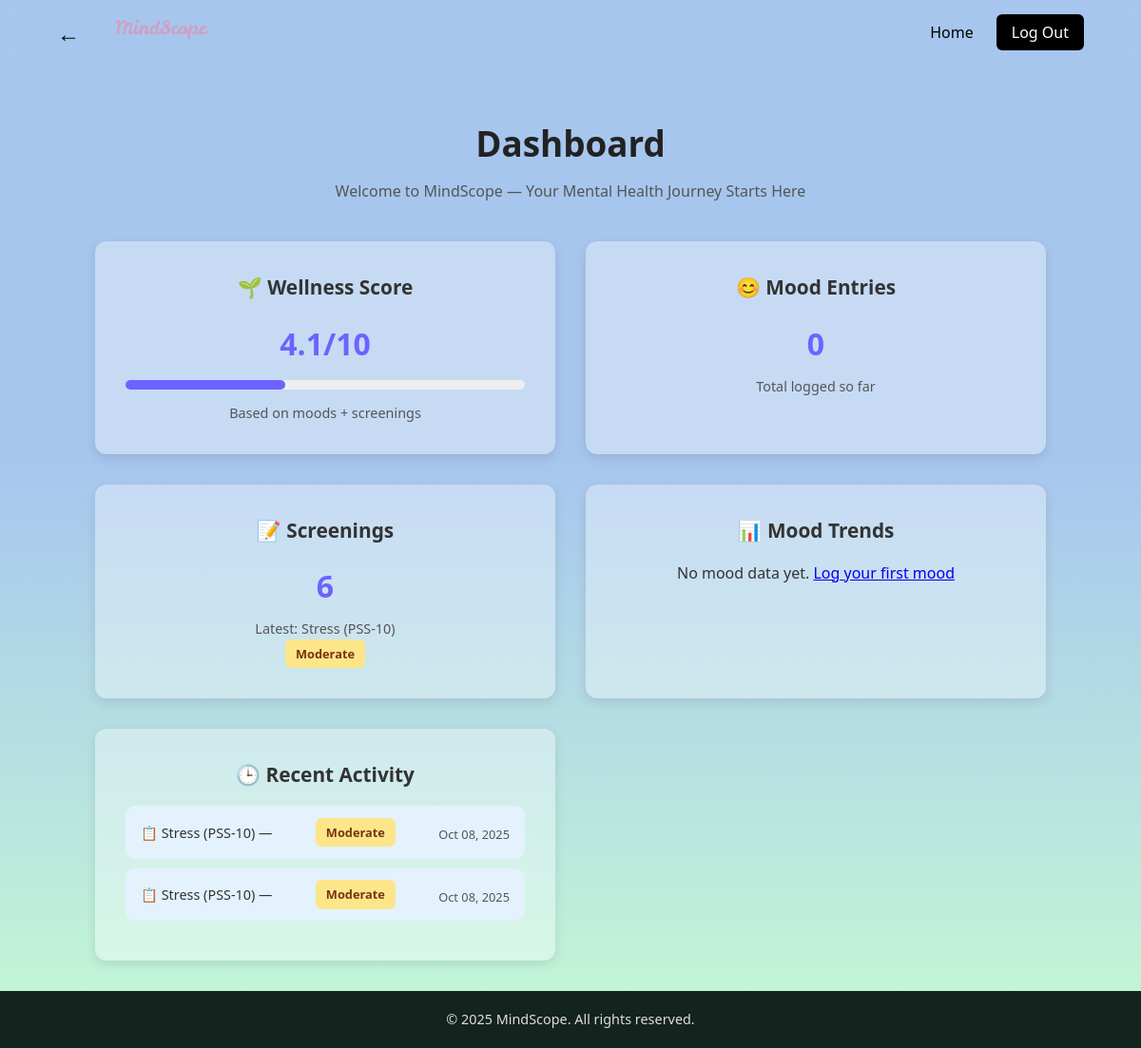
The app's page /dashboard/ (signed in) with its own data.
### Mindscope/models.py (models this page shows, shortened)
class Screening(models.Model):
    SCREENING_TYPES = [
        ("PHQ9", "Depression (PHQ-9)"),
        ("GAD7", "Anxiety (GAD-7)"),
        ("PSS10", "Stress (PSS-10)"),
    ]
    user = models.ForeignKey(User, on_delete=models.CASCADE, related_name="screenings")
    screening_type = models.CharField(max_length=10, choices=SCREENING_TYPES)
    score = models.IntegerField()
    severity = models.CharField(max_length=50)
    date_taken = models.DateTimeField(auto_now_add=True)

### Mindscope/views.py (the view)
# urls.py: path("dashboard/", views.dashboard, name="dashboard"),
@login_required
def dashboard(request):
    moods = MoodEntry.objects.filter(user=request.user).order_by('-date_logged')
    screenings = Screening.objects.filter(user=request.user).order_by('-date_taken')
    mood_dates = [m.date_logged.strftime('%b %d') for m in moods]
    mood_scores = [m.score for m in moods]
    wellness_score = None
    if moods.exists():
        avg_mood = sum(mood_scores) / len(mood_scores)
    else:
        avg_mood = 5
    if screenings.exists():
        last_screening = screenings.first()
        screening_factor = max(0, 10 - (last_screening.score / 3))
    else:
        screening_factor = 5
    wellness_score = round((avg_mood * 0.6) + (screening_factor * 0.4), 1)
    return render(request, "pages/Dashboard.html", {
        "moods": moods,
        "screenings": screenings,
        "mood_dates_json": json.dumps(mood_dates),
        "mood_scores_json": json.dumps(mood_scores),
        "wellness_score": wellness_score,
    })

### templates/pages/Dashboard.html (shortened to what this page needs)
{% extends 'base_screening.html' %}
{% load static %}
{% block content %}
<div class="dashboard-page">
  <div class="dashboard-header">
    <h1>Dashboard</h1>
    <p>Welcome to MindScope — Your Mental Health Journey Starts Here</p>
  </div>
  <div class="dashboard-grid">
    <div class="dashboard-box wellness-box">
      <h2>🌱 Wellness Score</h2>
      <p class="big-number">{{ wellness_score }}/10</p>
      <div class="progress-bar">
        <div class="progress-fill" style="width:{{ wellness_score|floatformat:0 }}0%;"></div>
      </div>
      <p class="note">Based on moods + screenings</p>
    </div>
    <div class="dashboard-box mood-box">
      <h2>😊 Mood Entries</h2>
      <p class="big-number">{{ moods.count }}</p>
      <p class="note">Total logged so far</p>
    </div>
    <div class="dashboard-box screening-box">
      <h2>📝 Screenings</h2>
      <p class="big-number">{{ screenings.count }}</p>
      {% if screenings %}
        <p class="note">Latest: {{ screenings.first.get_screening_type_display }}</p>
        <span class="severity-badge {{ screenings.first.severity|lower }}">
          {{ screenings.first.severity }}
        </span>
      {% else %}
        <p class="note">No screenings yet</p>
      {% endif %}
    </div>
    <div class="dashboard-box chart-box">
      <h2>📊 Mood Trends</h2>
      {% if moods %}
        <canvas id="moodChart"></canvas>
      {% else %}
        <p class="no-data">No mood data yet. <a href="{% url 'mood_tracker' %}">Log your first mood</a></p>
      {% endif %}
    </div>
    <div class="dashboard-box activity-box">
      <h2>🕒 Recent Activity</h2>
      <ul>
        {% if moods or screenings %}
          {% for screening in screenings|slice:":2" %}
            <li class="activity screening">
              📋 {{ screening.get_screening_type_display }} —
              <span class="severity-badge {{ screening.severity|lower }}">{{ screening.severity }}</span>
              <span class="timestamp">{{ screening.date_taken|date:"M d, Y" }}</span>
            </li>
          {% endfor %}
        {% else %}
          <li class="activity">No recent activity recorded.</li>
        {% endif %}
      </ul>
    </div>
  </div>
</div>
{% endblock %}

### Mindscope/static/css/style.css (style rules this page uses)
* { margin: 0; padding: 0; box-sizing: border-box; font-family: "Segoe UI", Tahoma, Geneva, Verdana, sans-serif; }
html, body { min-height: 100%; overflow-x: hidden; }
body { display: flex; flex-direction: column; background: linear-gradient(to bottom, #A7C6EE 44%, #C5FAD5 100%); color: #333; line-height: 1.6; }
.timestamp { font-size: 0.7rem; color: #777; display: block; margin-top: 5px; text-align: right; }
.dashboard-page { padding: 2rem 5%; min-height: 100vh; }
.dashboard-header { text-align: center; margin-bottom: 2.5rem; }
.dashboard-header h1 { font-size: 2.3rem; font-weight: 700; color: #222; margin-bottom: 0.5rem; }
.dashboard-header p { color: #555; font-size: 1rem; }
.dashboard-grid { display: grid; grid-template-columns: repeat(2, 1fr); gap: 2rem; max-width: 1000px; margin: 0 auto; }
.dashboard-box { background: rgba(255,255,255,0.35); padding: 2rem; border-radius: 12px; box-shadow: 0 4px 12px rgba(0,0,0,0.1); transition: transform 0.2s ease, box-shadow 0.2s ease; text-align: center; }
.dashboard-box h2 { font-size: 1.3rem; margin-bottom: 1rem; font-weight: 600; color: #333; }
.dashboard-box .big-number { font-size: 2rem; font-weight: 700; color: #6c63ff; margin: 0.5rem 0; }
.dashboard-box .note { font-size: 0.9rem; color: #555; }
.progress-bar { width: 100%; height: 10px; background: #eee; border-radius: 6px; margin: 0.8rem 0; }
.progress-fill { height: 100%; background: #6c63ff; border-radius: 6px; transition: width 0.5s ease; }
.severity-badge { display: inline-block; padding: 0.3rem 0.7rem; border-radius: 6px; font-size: 0.8rem; font-weight: bold; text-transform: capitalize; }
.severity-badge.moderate { background: #fde68a; color: #78350f; }
.activity-box ul { list-style: none; padding: 0; margin: 0; }
.activity { padding: 0.8rem 1rem; border-radius: 10px; margin-bottom: 0.6rem; font-size: 0.9rem; display: flex; justify-content: space-between; align-items: center; }
.activity.screening { background: #e3f2fd; }
.activity .timestamp { font-size: 0.8rem; color: #555; }

### records on screen
Screening: first.screening_type "Stress (PSS-10)", first.severity "Moderate", screening_type "Stress (PSS-10)", severity "Moderate", date_taken "Oct 08, 2025"
Screening: screening_type "Stress (PSS-10)", severity "Moderate", date_taken "Oct 08, 2025"

### other values on screen
{{ wellness_score }} "4.1"
{{ moods.count }} "0"
{{ screenings.count }} "6"
